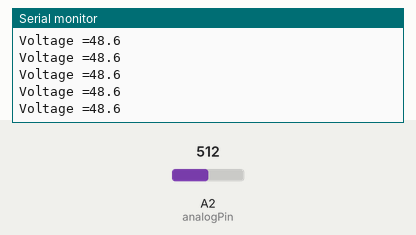
A sketch run on a simulated Arduino Uno, built with avr-gcc and run on an emulated ATmega328P. Parts: the last lines printed to the serial monitor. Inputs (shaded band) come from the test bench; at power-on: A2 (analogPin) = 512.

Above: at 1.2 s.
1.3 s: A2 (analogPin) set to 116
At 2.1 s:
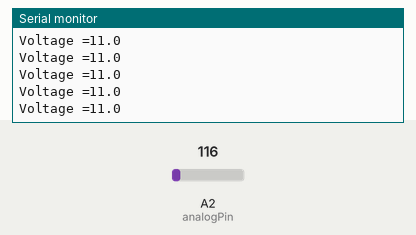
4.3 s: A2 (analogPin) set to 95
At 5.0 s:
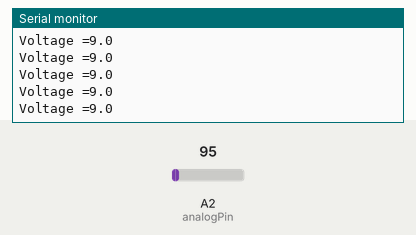
Timing chart, 0 to 7.3 s (numbered marks = the images above; inputs shaded):
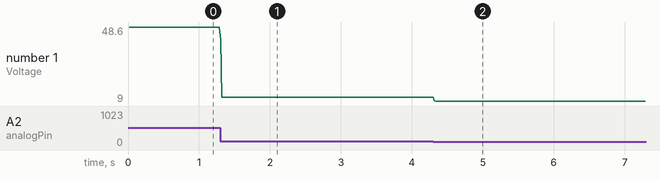

Measured:
- after the input at 1.3 s, the serial monitor: prints a new line at once (image 1)
- after the input at 4.3 s, the serial monitor: prints a new line at once (image 2)
- plotted number 1: 48.6 → 11 after the input at 1.3 s, 11 → 9 after the input at 4.3 s

The sketch:

analogVoltage_readL_calib.ino
```cpp
uint32_t analogPin = A2;
uint32_t value = 0;

float vout = 0.0;
float vin = 0.0;
float R1 = 470000.0; // resistance of R1 (470k)
float R2 = 47000.0; // resistance of R2 (47K)

void setup()
{
   Serial.begin(9600);
}
void loop()
{
    float avgVolt=0,clb;
    // read the value at analog input
    for(int i=0;i<100;i++){
      value = analogRead(analogPin);
      vout = (value * 5.0) / 1024.0;
      vin = vout*(R1+R2)/R2;
      clb=vin*0.767;
      vin=vin+clb;
      avgVolt=avgVolt+vin;
    }
    avgVolt=avgVolt/100.0;
    Serial.print("Voltage =");
    Serial.println(avgVolt,1);

}
```
